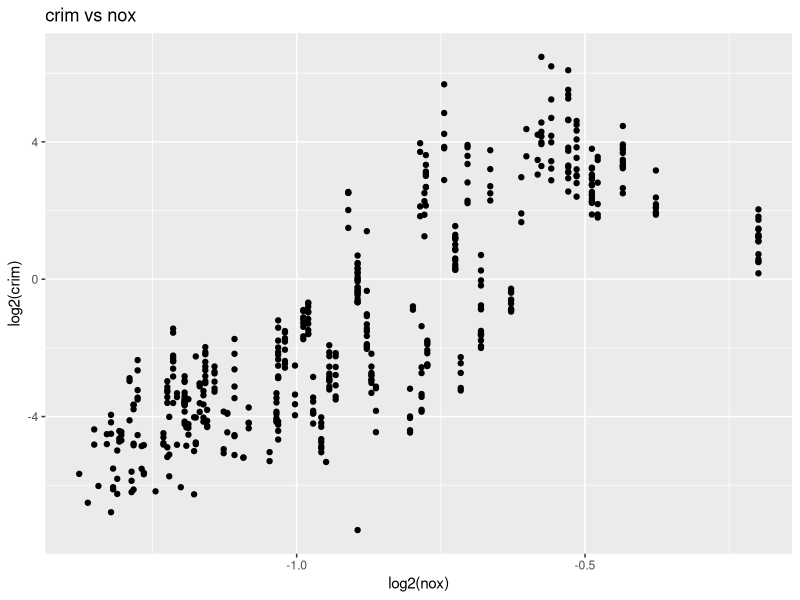
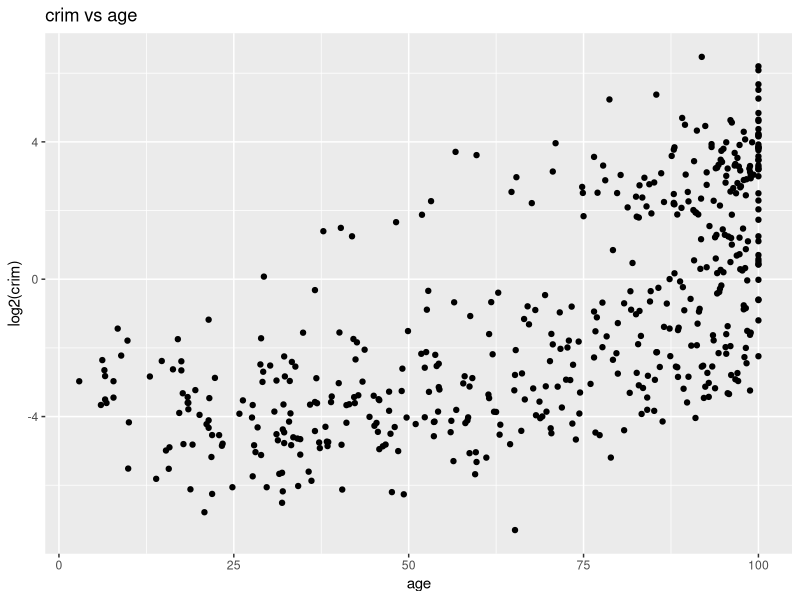
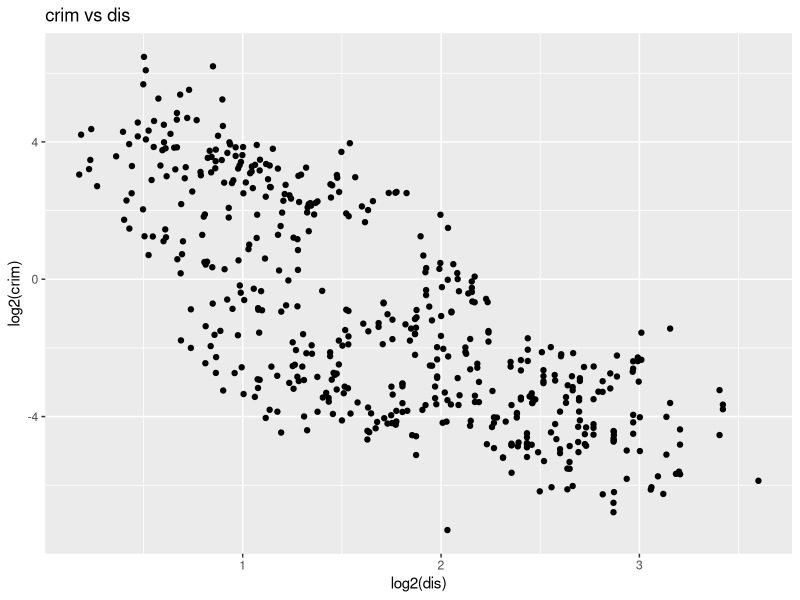
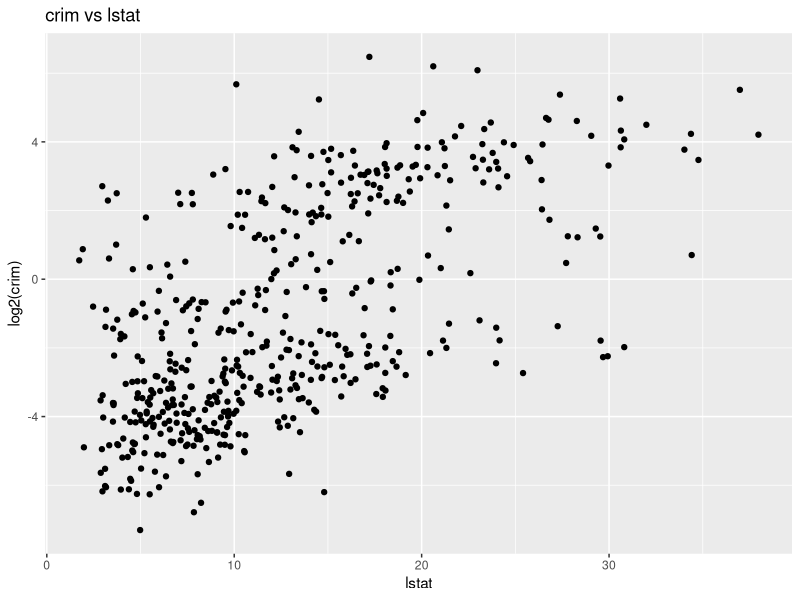
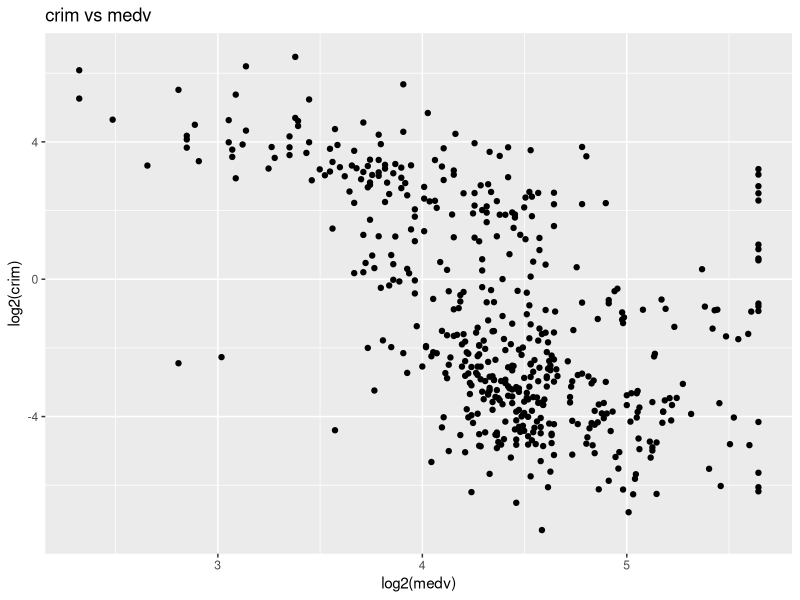
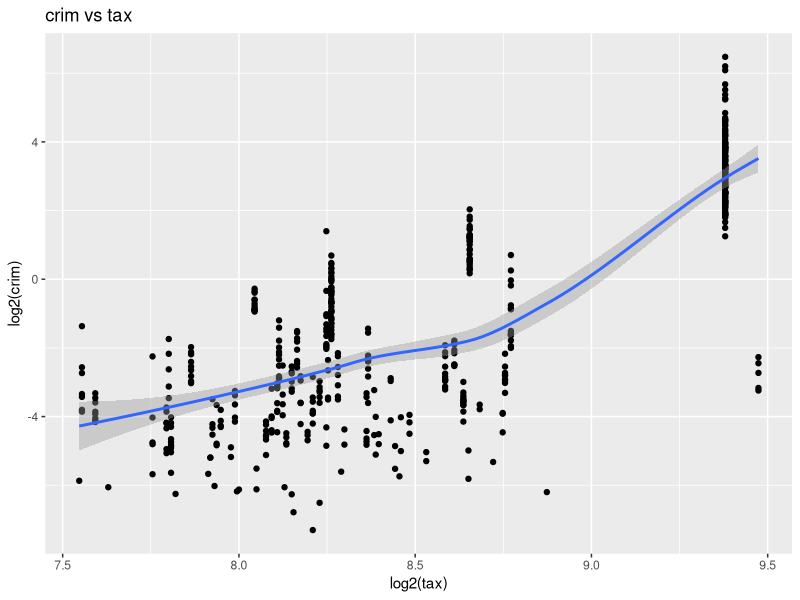
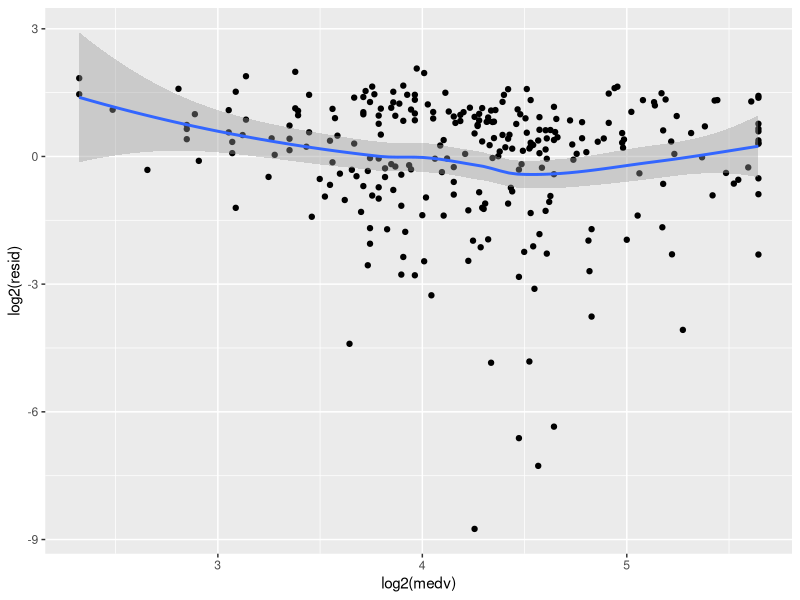
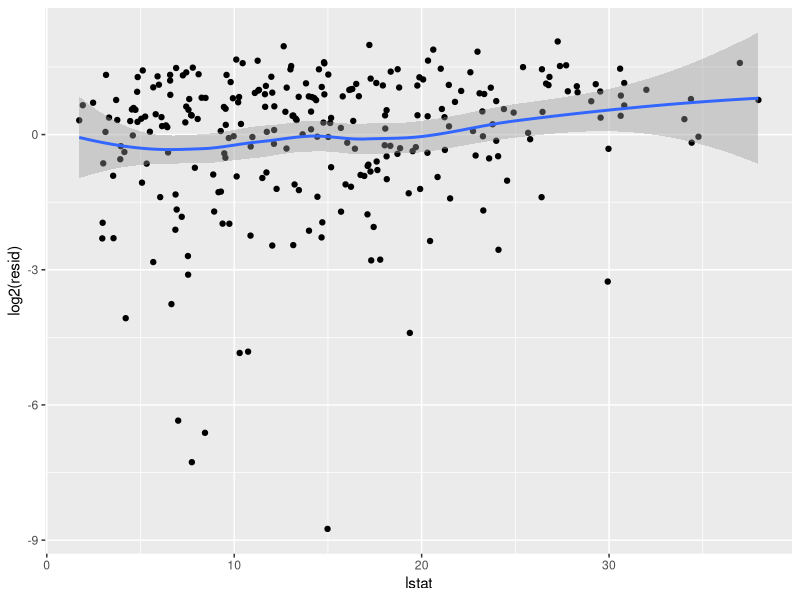

Generate these figures, in order, with R:
## ---- chunk 1
knitr::opts_chunk$set(echo = TRUE)
library("readr")
library("tidyverse")
library("modelr")
library("ggplot2")
library("mlbench")
library("readr")
## ---- chunk 2
data(BostonHousing)
Boston<-BostonHousing

## ---- chunk 3

ggplot(Boston,aes(y=log2(crim),x=log2(nox)))+geom_point()+ggtitle("crim vs nox")

ggplot(Boston,aes(y=log2(crim),x=age))+geom_point()+ggtitle("crim vs age")

ggplot(Boston,aes(y=log2(crim),x=log2(dis)))+geom_point()+ggtitle("crim vs dis") 

ggplot(Boston,aes(y=log2(crim),x=lstat))+geom_point()+ggtitle("crim vs lstat")

ggplot(Boston,aes(y=log2(crim),x=log2(medv)))+geom_point()+ggtitle("crim vs medv")

ggplot(Boston,aes(y=log2(crim),x=log2(tax)))+geom_point()+geom_smooth()+
  ggtitle("crim vs tax") 



## ---- chunk 4
fit_nox<-lm(log2(crim)~log2(nox),data=Boston)
print("rmse of fit_nox")
rmse(fit_nox,Boston)

fit_age<-lm(log2(crim)~age,data=Boston)
print("rmse of fit_age")
rmse(fit_age,Boston)

fit_dis<-lm(log2(crim)~log2(dis),data=Boston)
print("rmse of fit_dis")  
rmse(fit_dis,Boston)

fit_lstat<-lm(log2(crim)~lstat,data=Boston)
print("rmse of fit_lstat")  
rmse(fit_lstat,Boston)


fit_medv<-lm(log2(crim)~log2(medv),data=Boston)
print("rmse of fit_medv")  
rmse(fit_medv,Boston)

fit_tax<-lm(log2(crim)~log2(tax),data=Boston)
print("rmse of fit_tax")  
rmse(fit_tax,Boston)

print("summary of model fit_tax")
summary(fit_tax)

print("summary of model fit_nox")
summary(fit_nox)
## ---- chunk 5
Boston%>%add_residuals(fit_tax)%>%
  ggplot(aes(x=log2(medv),y=log2(resid)))+geom_point()+geom_smooth()

Boston%>%add_residuals(fit_tax)%>%
  ggplot(aes(x=lstat,y=log2(resid)))+geom_point()+geom_smooth()

Boston%>%add_residuals(fit_tax)%>%
  ggplot(aes(x=log2(nox),y=log2(resid)))+geom_point()+geom_smooth()

Boston%>%add_residuals(fit_tax)%>%
  ggplot(aes(x=log2(dis),y=log2(resid)))+geom_point()+geom_smooth()

Boston%>%add_residuals(fit_tax)%>%
  ggplot(aes(x=age,y=resid))+geom_point()+geom_smooth()

## ---- chunk 6
final_fit<-lm(log2(crim)~log2(nox)+log2(medv)+lstat+log2(dis)+age+
                log2(tax),data=Boston)

coefficients(final_fit)

rmse(final_fit,Boston)

summary(final_fit)


fits_rmse <- tibble(nvar = 1:6,
rmse = c(rmse(fit_medv, Boston),
rmse(fit_lstat, Boston),
rmse(fit_age,Boston),
rmse(fit_dis, Boston),
rmse(fit_nox, Boston),
rmse(fit_tax,Boston)))
ggplot(fits_rmse) + geom_line(aes(x=nvar, y=rmse))

